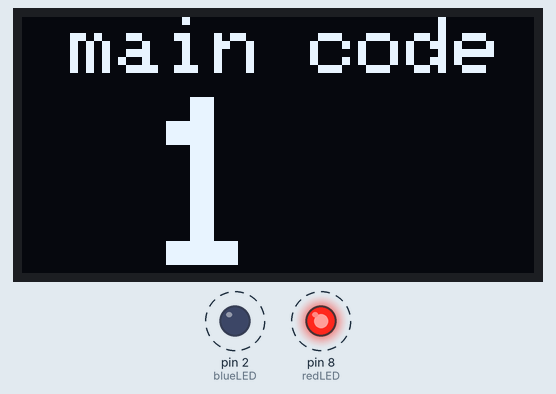
A sketch run on a simulated Arduino Uno, built with avr-gcc and run on an emulated ATmega328P. On the bench: 128×64 one-colour display, output pins drawn as LEDs (lit = HIGH). Dashed ring = blinking.

Above: at 1.16 s.
At 9.9 s:
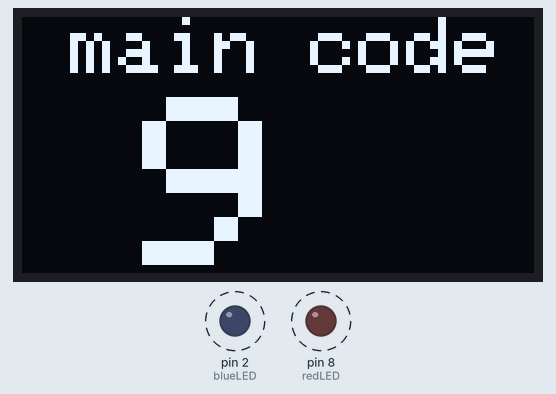
At 19.42 s:
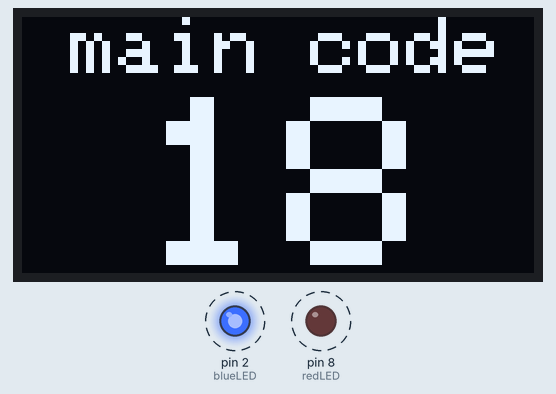
At 39.65 s:
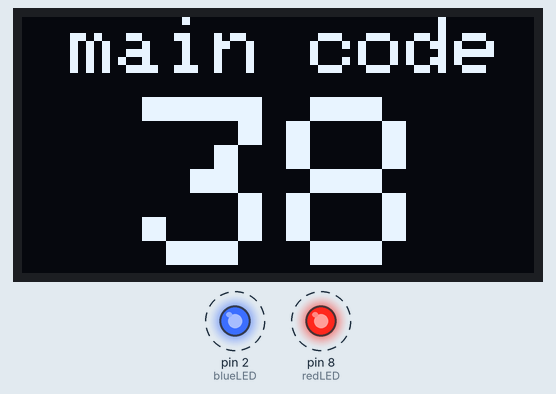
Timing chart, 0 to 40.0 s (numbered marks = the images above):
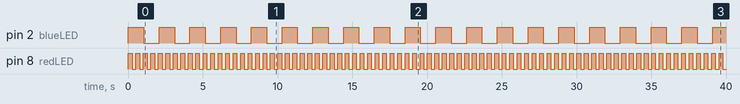

Measured:
- by itself, pin 2 (blueLED): alternates HIGH for 1.0 s and LOW for 1.0 s
- by itself, pin 8 (redLED): alternates HIGH for 0.25 s and LOW for 0.25 s
- what the display in image 0 shows lasts 1.0 s, from 1.1 s to 2.1 s

The sketch:

Compare_Match_Interrupt.ino
```cpp
//Blinking LED using Compare Match Interrupt
//==========================================
#include <Wire.h>
#include <Adafruit_SSD1306.h>
Adafruit_SSD1306 display(128, 64, &Wire, 4);
#define redLED  8
#define blueLED 2
//==========================================================================
void setup()
{
  Serial.begin(9600);
  if (!display.begin(SSD1306_SWITCHCAPVCC, 0x3C))
  {
    Serial.println(F("SSD1306 allocation failed"));
    for (;;); // Don't proceed, loop forever
  }
  display.clearDisplay();
  pinMode(redLED, OUTPUT); pinMode(blueLED, OUTPUT);

  //programming timer1 for compare match interrupt
  noInterrupts();
  TCCR1A = 0;             //initialize timer1
  TCCR1B = 0;
  TCNT1 = 0;
  OCR1A = 15625;          //store in output compare register: 16MHz/256/4Hz
  TCCR1B |= 0b00001100;   //CTC mode and 256 prescaler
  TIMSK1 |= 0b00000010;   //enable timer compare interrupt
  interrupts();
}
//==========================================================================

ISR(TIMER1_COMPA_vect)  //timer compare ISR: toggle red LED pin
{
  digitalWrite(redLED, digitalRead(redLED)^1);
}
//==========================================================================
void loop()
{
  for(int i=1; i<=99; i++)
  {
    digitalWrite(blueLED,digitalRead(blueLED)^1); delay(1000);
    display.setTextColor(WHITE); display.clearDisplay();
    display.setTextSize(2); display.setCursor(0,0);
    display.println(" main code");
    display.setTextSize(6); display.setCursor(30,20); display.print(i);
    display.display();
  }
}
```
